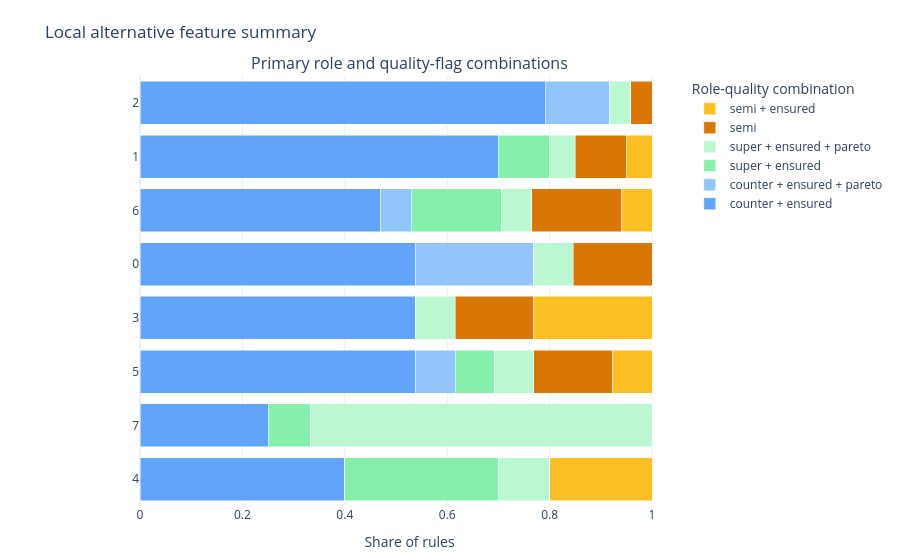

The cell this chart's notebook holds for it:
### Markdown cell above
Normalize each feature row to shares while preserving raw counts in hover.

### Code cell
alt = alternatives[0].plot(
    style="plotly.local.alternative_feature_summary",
    show=True,
    normalize="share",
)

### Figure 1 — Plotly figure (JSON) as saved in the notebook; plotly's stock layout.template omitted (floating-point values rounded to 4 significant figures)
{"data": [{"customdata": [19, 14, 8, 7, 7, 7, 3, 4], "hovertemplate": "%{hovertext}<extra></extra>", "hovertext": ["feature: 2<br>feature index: 2<br>current value: -2.0984040353186995<br>role-quality: counter + ensured<br>primary role: counter<br>quality flags: ensured<br>count: 19<br>share within feature: 0.792<br>rule ids/ranks: rule-4 (rank 5), rule-20 (rank 21), rule-22 (rank 23), rule-23 (rank 24), rule-30 (rank 31), rule-35 (rank 36), rule-38 (rank 39), rule-40 (rank 41), +11 more<br>role sources: ce_metadata=19, rule_metadata=0, heuristic=0, unavailable=0<br>bar value: share", "feature: 1<br>feature index: 1<br>current value: -0.06611522595320368<br>role-quality: counter + ensured<br>primary role: counter<br>quality flags: ensured<br>count: 14<br>share within feature: 0.700<br>rule ids/ranks: rule-1 (rank 2), rule-15 (rank 16), rule-18 (rank 19), rule-19 (rank 20), rule-20 (rank 21), rule-37 (rank 38), rule-38 (rank 39), rule-40 (rank 41), +6 more<br>role sources: ce_metadata=14, rule_metadata=0, heuristic=0, unavailable=0<br>bar value: share", "feature: 6<br>feature index: 6<br>current value: 0.30687180572231354<br>role-quality: counter + ensured<br>primary role: counter<br>quality flags: ensured<br>count: 8<br>share within feature: 0.471<br>rule ids/ranks: rule-9 (rank 10), rule-19 (rank 20), rule-23 (rank 24), rule-37 (rank 38), rule-41 (rank 42), rule-42 (rank 43), rule-50 (rank 51), rule-51 (rank 52)<br>role sources: ce_metadata=8, rule_metadata=0, heuristic=0, unavailable=0<br>bar value: share", "feature: 0<br>feature index: 0<br>current value: -0.4224987168254349<br>role-quality: counter + ensured<br>primary role: counter<br>quality flags: ensured<br>count: 7<br>share within feature: 0.538<br>rule ids/ranks: rule-13 (rank 14), rule-15 (rank 16), rule-37 (rank 38), rule-38 (rank 39), rule-45 (rank 46), rule-49 (rank 50), rule-56 (rank 57)<br>role sources: ce_metadata=7, rule_metadata=0, heuristic=0, unavailable=0<br>bar value: share", "feature: 3<br>feature index: 3<br>current value: 0.25748738048707853<br>role-quality: counter + ensured<br>primary role: counter<br>quality flags: ensured<br>count: 7<br>share within feature: 0.538<br>rule ids/ranks: rule-13 (rank 14), rule-18 (rank 19), rule-22 (rank 23), rule-42 (rank 43), rule-43 (rank 44), rule-44 (rank 45), rule-45 (rank 46)<br>role sources: ce_metadata=7, rule_metadata=0, heuristic=0, unavailable=0<br>bar value: share", "feature: 5<br>feature index: 5<br>current value: 1.1045544214720489<br>role-quality: counter + ensured<br>primary role: counter<br>quality flags: ensured<br>count: 7<br>share within feature: 0.538<br>rule ids/ranks: rule-35 (rank 36), rule-40 (rank 41), rule-44 (rank 45), rule-48 (rank 49), rule-50 (rank 51), rule-51 (rank 52), rule-55 (rank 56)<br>role sources: ce_metadata=7, rule_metadata=0, heuristic=0, unavailable=0<br>bar value: share", "feature: 7<br>feature index: 7<br>current value: 2.7736367156223083<br>role-quality: counter + ensured<br>primary role: counter<br>quality flags: ensured<br>count: 3<br>share within feature: 0.250<br>rule ids/ranks: rule-54 (rank 55), rule-55 (rank 56), rule-56 (rank 57)<br>role sources: ce_metadata=3, rule_metadata=0, heuristic=0, unavailable=0<br>bar value: share", "feature: 4<br>feature index: 4<br>current value: -1.5187459901338642<br>role-quality: counter + ensured<br>primary role: counter<br>quality flags: ensured<br>count: 4<br>share within feature: 0.400<br>rule ids/ranks: rule-30 (rank 31), rule-47 (rank 48), rule-48 (rank 49), rule-49 (rank 50)<br>role sources: ce_metadata=4, rule_metadata=0, heuristic=0, unavailable=0<br>bar value: share"], "marker": {"color": "#60a5fa"}, "meta": {"panel": "role_quality", "role_quality_key": "counter__ensured"}, "name": "counter + ensured", "orientation": "h", "type": "bar", "x": [0.7917, 0.7, 0.4706, 0.5385, 0.5385, 0.5385, 0.25, 0.4], "xaxis": "x", "y": ["2", "1", "6", "0", "3", "5", "7", "4"], "yaxis": "y"}, {"customdata": [3, 0, 1, 3, 0, 1, 0, 0], "hovertemplate": "%{hovertext}<extra></extra>", "hovertext": ["feature: 2<br>feature index: 2<br>current value: -2.0984040353186995<br>role-quality: counter + ensured + pareto<br>primary role: counter<br>quality flags: ensured, pareto<br>count: 3<br>share within feature: 0.125<br>rule ids/ranks: rule-16 (rank 17), rule-39 (rank 40), rule-52 (rank 53)<br>role sources: ce_metadata=3, rule_metadata=0, heuristic=0, unavailable=0<br>bar value: share", "feature: 1<br>feature index: 1<br>current value: -0.06611522595320368<br>role-quality: counter + ensured + pareto<br>primary role: counter<br>quality flags: ensured, pareto<br>count: 0<br>share within feature: 0.000<br>rule ids/ranks: <br>role sources: ce_metadata=0, rule_metadata=0, heuristic=0, unavailable=0<br>bar value: share", "feature: 6<br>feature index: 6<br>current value: 0.30687180572231354<br>role-quality: counter + ensured + pareto<br>primary role: counter<br>quality flags: ensured, pareto<br>count: 1<br>share within feature: 0.059<br>rule ids/ranks: rule-52 (rank 53)<br>role sources: ce_metadata=1, rule_metadata=0, heuristic=0, unavailable=0<br>bar value: share", "feature: 0<br>feature index: 0<br>current value: -0.4224987168254349<br>role-quality: counter + ensured + pareto<br>primary role: counter<br>quality flags: ensured, pareto<br>count: 3<br>share within feature: 0.231<br>rule ids/ranks: rule-16 (rank 17), rule-39 (rank 40), rule-52 (rank 53)<br>role sources: ce_metadata=3, rule_metadata=0, heuristic=0, unavailable=0<br>bar value: share", "feature: 3<br>feature index: 3<br>current value: 0.25748738048707853<br>role-quality: counter + ensured + pareto<br>primary role: counter<br>quality flags: ensured, pareto<br>count: 0<br>share within feature: 0.000<br>rule ids/ranks: <br>role sources: ce_metadata=0, rule_metadata=0, heuristic=0, unavailable=0<br>bar value: share", "feature: 5<br>feature index: 5<br>current value: 1.1045544214720489<br>role-quality: counter + ensured + pareto<br>primary role: counter<br>quality flags: ensured, pareto<br>count: 1<br>share within feature: 0.077<br>rule ids/ranks: rule-39 (rank 40)<br>role sources: ce_metadata=1, rule_metadata=0, heuristic=0, unavailable=0<br>bar value: share", "feature: 7<br>feature index: 7<br>current value: 2.7736367156223083<br>role-quality: counter + ensured + pareto<br>primary role: counter<br>quality flags: ensured, pareto<br>count: 0<br>share within feature: 0.000<br>rule ids/ranks: <br>role sources: ce_metadata=0, rule_metadata=0, heuristic=0, unavailable=0<br>bar value: share", "feature: 4<br>feature index: 4<br>current value: -1.5187459901338642<br>role-quality: counter + ensured + pareto<br>primary role: counter<br>quality flags: ensured, pareto<br>count: 0<br>share within feature: 0.000<br>rule ids/ranks: <br>role sources: ce_metadata=0, rule_metadata=0, heuristic=0, unavailable=0<br>bar value: share"], "marker": {"color": "#93c5fd"}, "meta": {"panel": "role_quality", "role_quality_key": "counter__ensured__pareto"}, "name": "counter + ensured + pareto", "orientation": "h", "type": "bar", "x": [0.125, 0, 0.05882, 0.2308, 0, 0.07692, 0, 0], "xaxis": "x", "y": ["2", "1", "6", "0", "3", "5", "7", "4"], "yaxis": "y"}, {"customdata": [0, 2, 3, 0, 0, 1, 1, 3], "hovertemplate": "%{hovertext}<extra></extra>", "hovertext": ["feature: 2<br>feature index: 2<br>current value: -2.0984040353186995<br>role-quality: super + ensured<br>primary role: super<br>quality flags: ensured<br>count: 0<br>share within feature: 0.000<br>rule ids/ranks: <br>role sources: ce_metadata=0, rule_metadata=0, heuristic=0, unavailable=0<br>bar value: share", "feature: 1<br>feature index: 1<br>current value: -0.06611522595320368<br>role-quality: super + ensured<br>primary role: super<br>quality flags: ensured<br>count: 2<br>share within feature: 0.100<br>rule ids/ranks: rule-29 (rank 30), rule-53 (rank 54)<br>role sources: ce_metadata=2, rule_metadata=0, heuristic=0, unavailable=0<br>bar value: share", "feature: 6<br>feature index: 6<br>current value: 0.30687180572231354<br>role-quality: super + ensured<br>primary role: super<br>quality flags: ensured<br>count: 3<br>share within feature: 0.176<br>rule ids/ranks: rule-10 (rank 11), rule-28 (rank 29), rule-53 (rank 54)<br>role sources: ce_metadata=3, rule_metadata=0, heuristic=0, unavailable=0<br>bar value: share", "feature: 0<br>feature index: 0<br>current value: -0.4224987168254349<br>role-quality: super + ensured<br>primary role: super<br>quality flags: ensured<br>count: 0<br>share within feature: 0.000<br>rule ids/ranks: <br>role sources: ce_metadata=0, rule_metadata=0, heuristic=0, unavailable=0<br>bar value: share", "feature: 3<br>feature index: 3<br>current value: 0.25748738048707853<br>role-quality: super + ensured<br>primary role: super<br>quality flags: ensured<br>count: 0<br>share within feature: 0.000<br>rule ids/ranks: <br>role sources: ce_metadata=0, rule_metadata=0, heuristic=0, unavailable=0<br>bar value: share", "feature: 5<br>feature index: 5<br>current value: 1.1045544214720489<br>role-quality: super + ensured<br>primary role: super<br>quality flags: ensured<br>count: 1<br>share within feature: 0.077<br>rule ids/ranks: rule-8 (rank 9)<br>role sources: ce_metadata=1, rule_metadata=0, heuristic=0, unavailable=0<br>bar value: share", "feature: 7<br>feature index: 7<br>current value: 2.7736367156223083<br>role-quality: super + ensured<br>primary role: super<br>quality flags: ensured<br>count: 1<br>share within feature: 0.083<br>rule ids/ranks: rule-53 (rank 54)<br>role sources: ce_metadata=1, rule_metadata=0, heuristic=0, unavailable=0<br>bar value: share", "feature: 4<br>feature index: 4<br>current value: -1.5187459901338642<br>role-quality: super + ensured<br>primary role: super<br>quality flags: ensured<br>count: 3<br>share within feature: 0.300<br>rule ids/ranks: rule-7 (rank 8), rule-28 (rank 29), rule-29 (rank 30)<br>role sources: ce_metadata=3, rule_metadata=0, heuristic=0, unavailable=0<br>bar value: share"], "marker": {"color": "#86efac"}, "meta": {"panel": "role_quality", "role_quality_key": "super__ensured"}, "name": "super + ensured", "orientation": "h", "type": "bar", "x": [0, 0.1, 0.1765, 0, 0, 0.07692, 0.08333, 0.3], "xaxis": "x", "y": ["2", "1", "6", "0", "3", "5", "7", "4"], "yaxis": "y"}, {"customdata": [1, 1, 1, 1, 1, 1, 8, 1], "hovertemplate": "%{hovertext}<extra></extra>", "hovertext": ["feature: 2<br>feature index: 2<br>current value: -2.0984040353186995<br>role-quality: super + ensured + pareto<br>primary role: super<br>quality flags: ensured, pareto<br>count: 1<br>share within feature: 0.042<br>rule ids/ranks: rule-21 (rank 22)<br>role sources: ce_metadata=1, rule_metadata=0, heuristic=0, unavailable=0<br>bar value: share", "feature: 1<br>feature index: 1<br>current value: -0.06611522595320368<br>role-quality: super + ensured + pareto<br>primary role: super<br>quality flags: ensured, pareto<br>count: 1<br>share within feature: 0.050<br>rule ids/ranks: rule-17 (rank 18)<br>role sources: ce_metadata=1, rule_metadata=0, heuristic=0, unavailable=0<br>bar value: share", "feature: 6<br>feature index: 6<br>current value: 0.30687180572231354<br>role-quality: super + ensured + pareto<br>primary role: super<br>quality flags: ensured, pareto<br>count: 1<br>share within feature: 0.059<br>rule ids/ranks: rule-36 (rank 37)<br>role sources: ce_metadata=1, rule_metadata=0, heuristic=0, unavailable=0<br>bar value: share", "feature: 0<br>feature index: 0<br>current value: -0.4224987168254349<br>role-quality: super + ensured + pareto<br>primary role: super<br>quality flags: ensured, pareto<br>count: 1<br>share within feature: 0.077<br>rule ids/ranks: rule-12 (rank 13)<br>role sources: ce_metadata=1, rule_metadata=0, heuristic=0, unavailable=0<br>bar value: share", "feature: 3<br>feature index: 3<br>current value: 0.25748738048707853<br>role-quality: super + ensured + pareto<br>primary role: super<br>quality flags: ensured, pareto<br>count: 1<br>share within feature: 0.077<br>rule ids/ranks: rule-24 (rank 25)<br>role sources: ce_metadata=1, rule_metadata=0, heuristic=0, unavailable=0<br>bar value: share", "feature: 5<br>feature index: 5<br>current value: 1.1045544214720489<br>role-quality: super + ensured + pareto<br>primary role: super<br>quality flags: ensured, pareto<br>count: 1<br>share within feature: 0.077<br>rule ids/ranks: rule-31 (rank 32)<br>role sources: ce_metadata=1, rule_metadata=0, heuristic=0, unavailable=0<br>bar value: share", "feature: 7<br>feature index: 7<br>current value: 2.7736367156223083<br>role-quality: super + ensured + pareto<br>primary role: super<br>quality flags: ensured, pareto<br>count: 8<br>share within feature: 0.667<br>rule ids/ranks: rule-11 (rank 12), rule-12 (rank 13), rule-17 (rank 18), rule-21 (rank 22), rule-24 (rank 25), rule-26 (rank 27), rule-31 (rank 32), rule-36 (rank 37)<br>role sources: ce_metadata=8, rule_metadata=0, heuristic=0, unavailable=0<br>bar value: share", "feature: 4<br>feature index: 4<br>current value: -1.5187459901338642<br>role-quality: super + ensured + pareto<br>primary role: super<br>quality flags: ensured, pareto<br>count: 1<br>share within feature: 0.100<br>rule ids/ranks: rule-26 (rank 27)<br>role sources: ce_metadata=1, rule_metadata=0, heuristic=0, unavailable=0<br>bar value: share"], "marker": {"color": "#bbf7d0"}, "meta": {"panel": "role_quality", "role_quality_key": "super__ensured__pareto"}, "name": "super + ensured + pareto", "orientation": "h", "type": "bar", "x": [0.04167, 0.05, 0.05882, 0.07692, 0.07692, 0.07692, 0.6667, 0.1], "xaxis": "x", "y": ["2", "1", "6", "0", "3", "5", "7", "4"], "yaxis": "y"}, {"customdata": [1, 2, 3, 2, 2, 2, 0, 0], "hovertemplate": "%{hovertext}<extra></extra>", "hovertext": ["feature: 2<br>feature index: 2<br>current value: -2.0984040353186995<br>role-quality: semi<br>primary role: semi<br>quality flags: none<br>count: 1<br>share within feature: 0.042<br>rule ids/ranks: rule-3 (rank 4)<br>role sources: ce_metadata=1, rule_metadata=0, heuristic=0, unavailable=0<br>bar value: share", "feature: 1<br>feature index: 1<br>current value: -0.06611522595320368<br>role-quality: semi<br>primary role: semi<br>quality flags: none<br>count: 2<br>share within feature: 0.100<br>rule ids/ranks: rule-2 (rank 3), rule-34 (rank 35)<br>role sources: ce_metadata=2, rule_metadata=0, heuristic=0, unavailable=0<br>bar value: share", "feature: 6<br>feature index: 6<br>current value: 0.30687180572231354<br>role-quality: semi<br>primary role: semi<br>quality flags: none<br>count: 3<br>share within feature: 0.176<br>rule ids/ranks: rule-14 (rank 15), rule-25 (rank 26), rule-33 (rank 34)<br>role sources: ce_metadata=3, rule_metadata=0, heuristic=0, unavailable=0<br>bar value: share", "feature: 0<br>feature index: 0<br>current value: -0.4224987168254349<br>role-quality: semi<br>primary role: semi<br>quality flags: none<br>count: 2<br>share within feature: 0.154<br>rule ids/ranks: rule-0 (rank 1), rule-14 (rank 15)<br>role sources: ce_metadata=2, rule_metadata=0, heuristic=0, unavailable=0<br>bar value: share", "feature: 3<br>feature index: 3<br>current value: 0.25748738048707853<br>role-quality: semi<br>primary role: semi<br>quality flags: none<br>count: 2<br>share within feature: 0.154<br>rule ids/ranks: rule-5 (rank 6), rule-25 (rank 26)<br>role sources: ce_metadata=2, rule_metadata=0, heuristic=0, unavailable=0<br>bar value: share", "feature: 5<br>feature index: 5<br>current value: 1.1045544214720489<br>role-quality: semi<br>primary role: semi<br>quality flags: none<br>count: 2<br>share within feature: 0.154<br>rule ids/ranks: rule-33 (rank 34), rule-34 (rank 35)<br>role sources: ce_metadata=2, rule_metadata=0, heuristic=0, unavailable=0<br>bar value: share", "feature: 7<br>feature index: 7<br>current value: 2.7736367156223083<br>role-quality: semi<br>primary role: semi<br>quality flags: none<br>count: 0<br>share within feature: 0.000<br>rule ids/ranks: <br>role sources: ce_metadata=0, rule_metadata=0, heuristic=0, unavailable=0<br>bar value: share", "feature: 4<br>feature index: 4<br>current value: -1.5187459901338642<br>role-quality: semi<br>primary role: semi<br>quality flags: none<br>count: 0<br>share within feature: 0.000<br>rule ids/ranks: <br>role sources: ce_metadata=0, rule_metadata=0, heuristic=0, unavailable=0<br>bar value: share"], "marker": {"color": "#d97706"}, "meta": {"panel": "role_quality", "role_quality_key": "semi"}, "name": "semi", "orientation": "h", "type": "bar", "x": [0.04167, 0.1, 0.1765, 0.1538, 0.1538, 0.1538, 0, 0], "xaxis": "x", "y": ["2", "1", "6", "0", "3", "5", "7", "4"], "yaxis": "y"}, {"customdata": [0, 1, 1, 0, 3, 1, 0, 2], "hovertemplate": "%{hovertext}<extra></extra>", "hovertext": ["feature: 2<br>feature index: 2<br>current value: -2.0984040353186995<br>role-quality: semi + ensured<br>primary role: semi<br>quality flags: ensured<br>count: 0<br>share within feature: 0.000<br>rule ids/ranks: <br>role sources: ce_metadata=0, rule_metadata=0, heuristic=0, unavailable=0<br>bar value: share", "feature: 1<br>feature index: 1<br>current value: -0.06611522595320368<br>role-quality: semi + ensured<br>primary role: semi<br>quality flags: ensured<br>count: 1<br>share within feature: 0.050<br>rule ids/ranks: rule-46 (rank 47)<br>role sources: ce_metadata=1, rule_metadata=0, heuristic=0, unavailable=0<br>bar value: share", "feature: 6<br>feature index: 6<br>current value: 0.30687180572231354<br>role-quality: semi + ensured<br>primary role: semi<br>quality flags: ensured<br>count: 1<br>share within feature: 0.059<br>rule ids/ranks: rule-46 (rank 47)<br>role sources: ce_metadata=1, rule_metadata=0, heuristic=0, unavailable=0<br>bar value: share", "feature: 0<br>feature index: 0<br>current value: -0.4224987168254349<br>role-quality: semi + ensured<br>primary role: semi<br>quality flags: ensured<br>count: 0<br>share within feature: 0.000<br>rule ids/ranks: <br>role sources: ce_metadata=0, rule_metadata=0, heuristic=0, unavailable=0<br>bar value: share", "feature: 3<br>feature index: 3<br>current value: 0.25748738048707853<br>role-quality: semi + ensured<br>primary role: semi<br>quality flags: ensured<br>count: 3<br>share within feature: 0.231<br>rule ids/ranks: rule-6 (rank 7), rule-27 (rank 28), rule-32 (rank 33)<br>role sources: ce_metadata=3, rule_metadata=0, heuristic=0, unavailable=0<br>bar value: share", "feature: 5<br>feature index: 5<br>current value: 1.1045544214720489<br>role-quality: semi + ensured<br>primary role: semi<br>quality flags: ensured<br>count: 1<br>share within feature: 0.077<br>rule ids/ranks: rule-32 (rank 33)<br>role sources: ce_metadata=1, rule_metadata=0, heuristic=0, unavailable=0<br>bar value: share", "feature: 7<br>feature index: 7<br>current value: 2.7736367156223083<br>role-quality: semi + ensured<br>primary role: semi<br>quality flags: ensured<br>count: 0<br>share within feature: 0.000<br>rule ids/ranks: <br>role sources: ce_metadata=0, rule_metadata=0, heuristic=0, unavailable=0<br>bar value: share", "feature: 4<br>feature index: 4<br>current value: -1.5187459901338642<br>role-quality: semi + ensured<br>primary role: semi<br>quality flags: ensured<br>count: 2<br>share within feature: 0.200<br>rule ids/ranks: rule-27 (rank 28), rule-46 (rank 47)<br>role sources: ce_metadata=2, rule_metadata=0, heuristic=0, unavailable=0<br>bar value: share"], "marker": {"color": "#fbbf24"}, "meta": {"panel": "role_quality", "role_quality_key": "semi__ensured"}, "name": "semi + ensured", "orientation": "h", "type": "bar", "x": [0, 0.05, 0.05882, 0, 0.2308, 0.07692, 0, 0.2], "xaxis": "x", "y": ["2", "1", "6", "0", "3", "5", "7", "4"], "yaxis": "y"}], "layout": {"annotations": [{"font": {"size": 16}, "showarrow": false, "text": "Primary role and quality-flag combinations", "x": 0.5, "xanchor": "center", "xref": "paper", "y": 1, "yanchor": "bottom", "yref": "paper"}], "barmode": "stack", "legend": {"title": {"text": "Role-quality combination"}}, "margin": {"b": 48, "l": 140, "r": 24, "t": 76}, "meta": {"artifact_type": "plotly.local.alternative_feature_summary", "panel_config": {"filter_top_features": null, "hover_detail": "compact", "normalize": "share", "show_conjunctions": false, "show_role_quality_summary": true, "sort_by": "total"}}, "title": {"text": "Local alternative feature summary"}, "xaxis": {"anchor": "y", "domain": [0, 1], "title": {"text": "Share of rules"}}, "yaxis": {"anchor": "x", "autorange": "reversed", "domain": [0, 1]}}}
